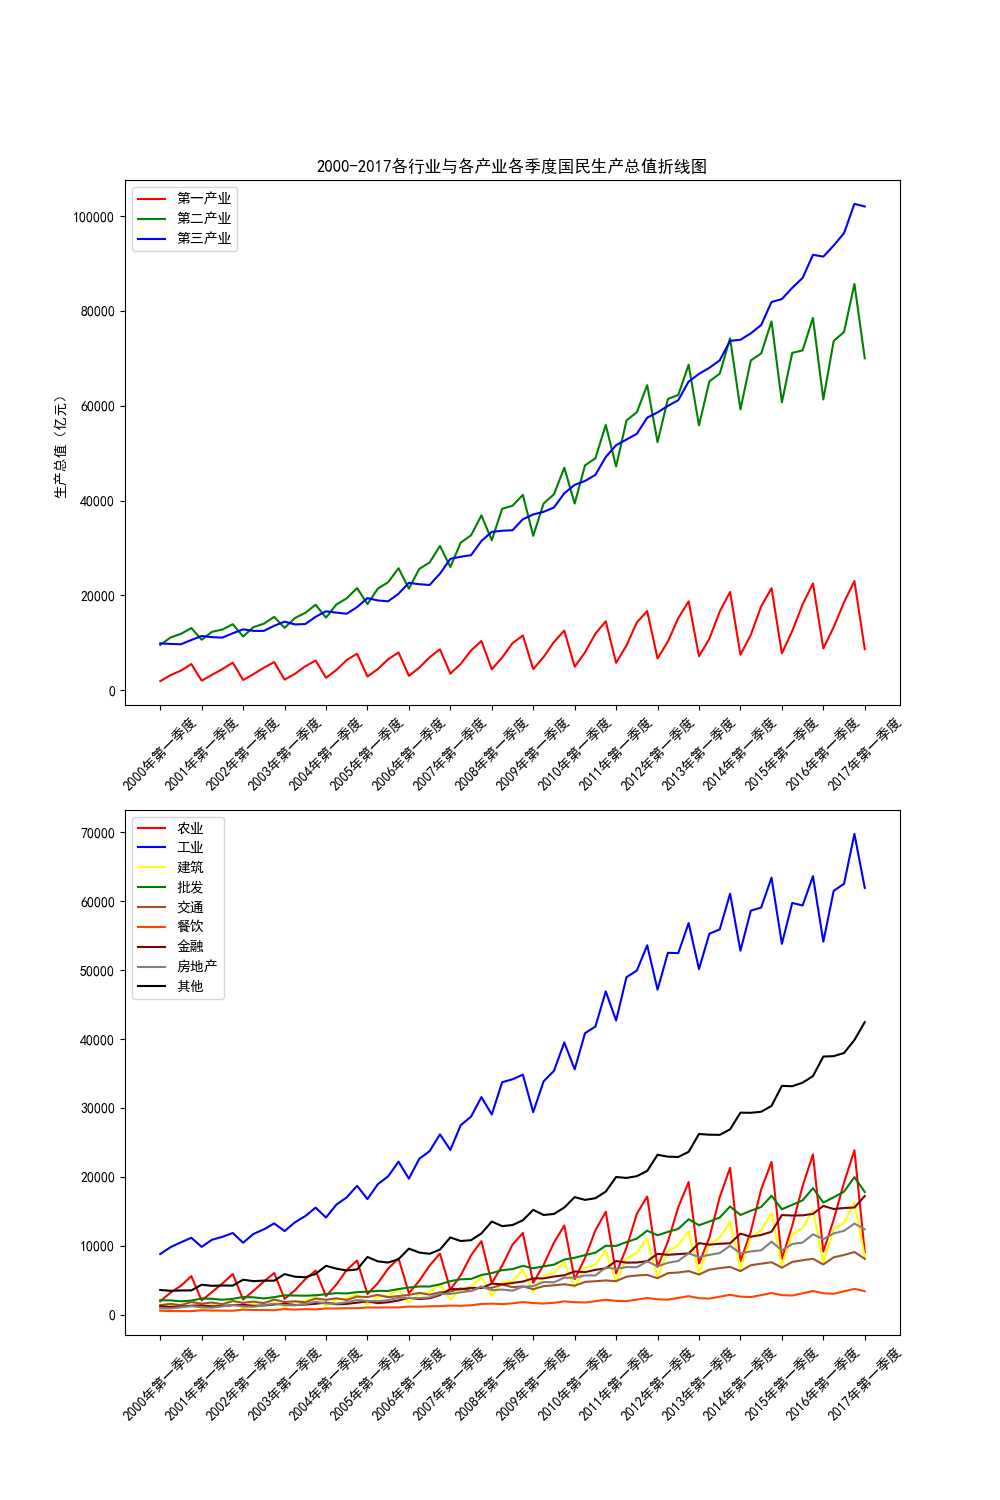

Recreate this plot in Python.
import matplotlib.pyplot as plt
import numpy as np
plt.rcParams['font.sans-serif'] = 'simhei'#用来正常显示中文标签
plt.rcParams['axes.unicode_minus'] = False #设置正常显示字符
data = np.load('gdp.npz',allow_pickle=True) #读取文件
values = data['values']
pl = plt.figure(figsize=(10,15)) #调节图形大小，宽，高
ax = pl.add_subplot(2,1,1)#设置子图
plt.plot(values[:,0],values[:,3], '#FF0000',
         values[:,0],values[:,4], '#008000',
         values[:,0],values[:,5], '#0000FF')
plt.legend(['第一产业','第二产业','第三产业'])#设置图例
plt.xticks(range(1,73,4),values[range(0,70,4),1],rotation=45)
#1：ticks放置的地方,2：添加的标签，3：字体旋转角度
plt.ylabel('生产总值（亿元）')
plt.title('2000-2017各行业与各产业各季度国民生产总值折线图')
ax = pl.add_subplot(2,1,2)
plt.plot(values[:, 0], values[:, 6], '#FF0000',
         values[:, 0], values[:, 7], '#0000FF',
         values[:, 0], values[:, 8], '#FFFF00',
         values[:, 0], values[:, 9], '#008000',
         values[:, 0], values[:, 10], '#A0522D',
         values[:, 0], values[:, 11], '#FF4500',
         values[:, 0], values[:, 12], '#800000',
         values[:, 0], values[:, 13], '#808080',
         values[:, 0], values[:, 14], '#000000')
plt.legend(['农业', '工业', '建筑', '批发', '交通', '餐饮', '金融', '房地产', '其他'])
plt.xticks(range(1,73,4),values[range(0,70,4),1],rotation=45)
#1：ticks放置的地方,2：添加的标签，3：字体旋转角度
plt.savefig('zhexian.png')
plt.show()